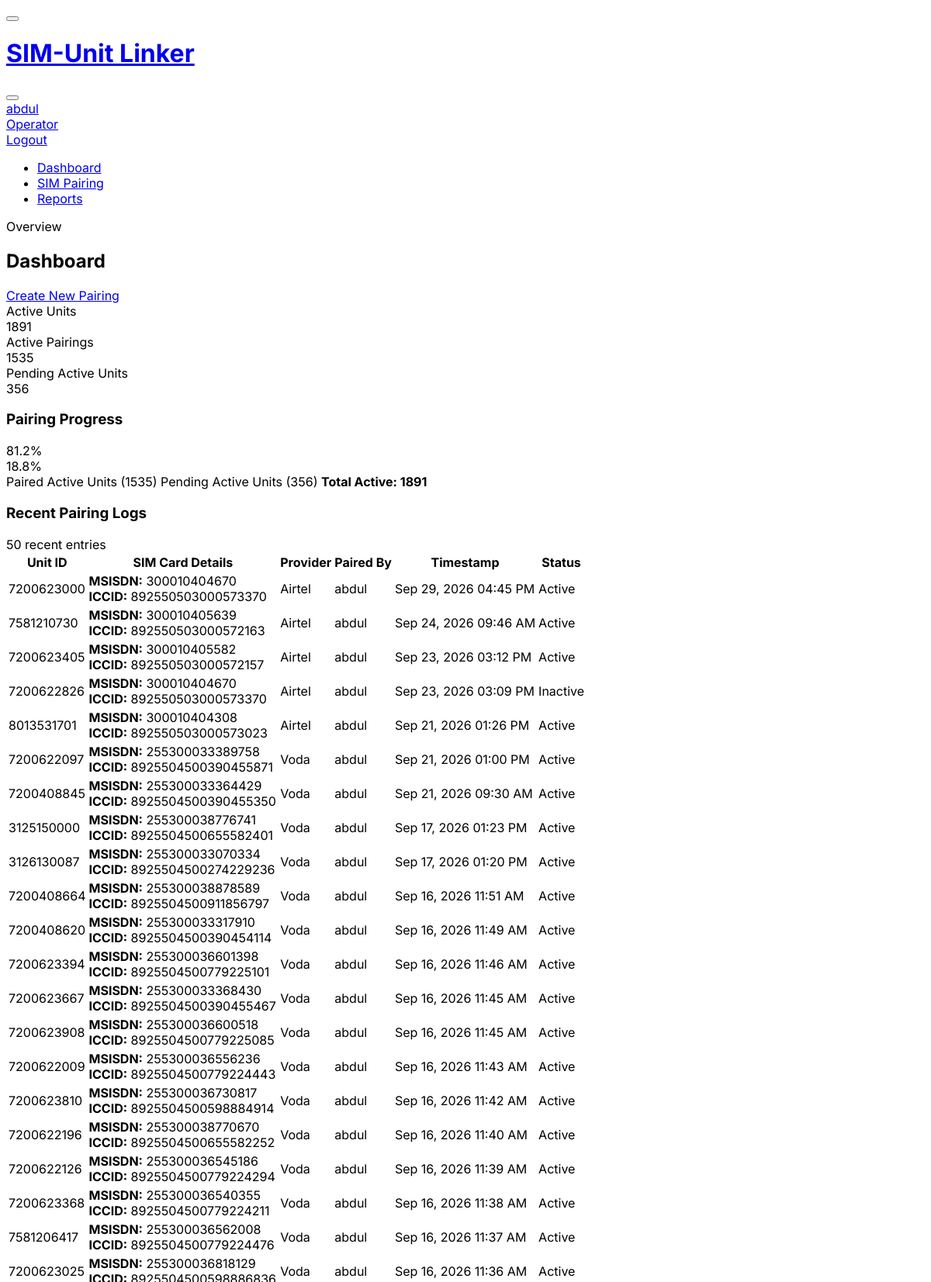
Screenshot of / (signed in, upper part) with the database file from the repository.
### database.py (models this page shows)
class User(Base):
    __tablename__ = 'users'
    id = Column(Integer, primary_key=True, autoincrement=True)
    username = Column(String, unique=True, nullable=False, index=True)
    password_hash = Column(String, nullable=False)
    is_admin = Column(Boolean, default=False)
    pairings = relationship("Pairing", back_populates="paired_by")

class Pairing(Base):
    __tablename__ = 'pairings'
    id = Column(Integer, primary_key=True, autoincrement=True)
    unit_id = Column(String, ForeignKey('units.id'), nullable=False)
    sim_card_id = Column(Integer, ForeignKey('sim_cards.id'), nullable=False)
    paired_by_user_id = Column(Integer, ForeignKey('users.id'), nullable=False)
    paired_at = Column(DateTime, default=datetime.utcnow)
    is_active = Column(Boolean, default=True)  # True = current pairing, False = historic pairing
    unit = relationship("Unit", back_populates="pairings")
    sim_card = relationship("SimCard", back_populates="pairings")
    paired_by = relationship("User", back_populates="pairings")

class SimCard(Base):
    __tablename__ = 'sim_cards'
    id = Column(Integer, primary_key=True, autoincrement=True)
    msisdn = Column(String, nullable=False, index=True)
    iccid = Column(String, nullable=False, index=True)
    provider = Column(String, nullable=False)
    pairings = relationship("Pairing", back_populates="sim_card")

### main.py (the view)
@app.get("/", response_class=HTMLResponse)
async def dashboard_get(request: Request, current_user = Depends(require_user), db: Session = Depends(get_db)):
    total_active_units = db.query(Unit).filter(Unit.is_active == True).count()
    active_pairings_count = db.query(Pairing).filter(Pairing.is_active == True).count()
    active_paired_unit_ids = db.query(Pairing.unit_id).filter(Pairing.is_active == True)
    pending_active_units = db.query(Unit).filter(
        Unit.is_active == True,
        ~Unit.id.in_(active_paired_unit_ids)
    ).count()
    stats = {
        "total_active_units": total_active_units,
        "active_pairings_count": active_pairings_count,
        "pending_active_units": pending_active_units
    }
    recent_pairings = db.query(Pairing).options(
        joinedload(Pairing.sim_card),
        joinedload(Pairing.paired_by)
    ).order_by(Pairing.paired_at.desc()).limit(50).all()
    return templates.TemplateResponse(request, "dashboard.html", {
        "current_user": current_user,
        "active_page": "dashboard",
        "stats": stats,
        "recent_pairings": recent_pairings
    })

### templates/dashboard.html (shortened to what this page needs)
{% extends "base.html" %}
{% block content %}
<div class="page-header d-print-none">
  <div class="row align-items-center">
    <div class="col">
      <div class="page-pretitle">Overview</div>
      <h2 class="page-title">Dashboard</h2>
    </div>
    <div class="col-auto ms-auto d-print-none">
      <div class="btn-list">
        <a href="/pairing" class="btn btn-primary d-none d-sm-inline-block">
           Create New Pairing
        </a>
      </div>
    </div>
  </div>
</div>
<div class="row row-cards mt-1">
  <div class="col-sm-6 col-lg-4">
    <div class="card card-sm border-0 border-start border-3 border-blue">
      <div class="card-body">
        <div class="row align-items-center">
          <div class="col">
            <div class="font-weight-medium text-muted">Active Units</div>
            <div class="h1 mb-0 fw-bold">{{ stats.total_active_units }}</div>
          </div>
        </div>
      </div>
    </div>
  </div>
  <div class="col-sm-6 col-lg-4">
    <div class="card card-sm border-0 border-start border-3 border-green">
      <div class="card-body">
        <div class="row align-items-center">
          <div class="col">
            <div class="font-weight-medium text-muted">Active Pairings</div>
            <div class="h1 mb-0 fw-bold">{{ stats.active_pairings_count }}</div>
          </div>
        </div>
      </div>
    </div>
  </div>
  <div class="col-sm-6 col-lg-4">
    <div class="card card-sm border-0 border-start border-3 border-orange">
      <div class="card-body">
        <div class="row align-items-center">
          <div class="col">
            <div class="font-weight-medium text-muted">Pending Active Units</div>
            <div class="h1 mb-0 fw-bold">{{ stats.pending_active_units }}</div>
          </div>
        </div>
      </div>
    </div>
  </div>
</div>
<div class="row row-cards mt-3">
  <div class="col-12">
    <div class="card">
      <div class="card-body">
        <h3 class="card-title">Pairing Progress</h3>
        {% set total = stats.total_active_units %}
        {% if total > 0 %}
          {% set paired_pct = (stats.active_pairings_count / total * 100) | round(1) %}
          {% set pending_pct = (stats.pending_active_units / total * 100) | round(1) %}
        {% else %}
          {% set paired_pct = 0 %}
          {% set pending_pct = 0 %}
        {% endif %}
        <div class="progress progress-lg mb-3">
          <div class="progress-bar bg-green" style="width: {{ paired_pct }}%" role="progressbar" aria-valuenow="{{ paired_pct }}" aria-valuemin="0" aria-valuemax="100" title="Paired ({{ paired_pct }}%)">
            {{ paired_pct }}%
          </div>
          <div class="progress-bar bg-orange" style="width: {{ pending_pct }}%" role="progressbar" aria-valuenow="{{ pending_pct }}" aria-valuemin="0" aria-valuemax="100" title="Pending ({{ pending_pct }}%)">
            {{ pending_pct }}%
          </div>
        </div>
        <div class="d-flex justify-content-between text-muted small">
          <span> Paired Active Units ({{ stats.active_pairings_count }})</span>
          <span> Pending Active Units ({{ stats.pending_active_units }})</span>
          <span><strong>Total Active: {{ total }}</strong></span>
        </div>
      </div>
    </div>
  </div>
</div>
<div class="row row-cards mt-3">
  <div class="col-12">
    <div class="card">
      <div class="card-header d-flex justify-content-between align-items-center">
        <h3 class="card-title">Recent Pairing Logs</h3>
        <span class="badge bg-blue-lt">{{ recent_pairings|length }} recent entries</span>
      </div>
      <div class="table-responsive">
        <table class="table table-vcenter card-table table-hover">
          <thead>
            <tr>
              <th>Unit ID</th>
              <th>SIM Card Details</th>
              <th>Provider</th>
              <th>Paired By</th>
              <th>Timestamp</th>
              <th>Status</th>
            </tr>
          </thead>
          <tbody>
            {% for pairing in recent_pairings %}
            <tr>
              <td>
                <span class="font-weight-semibold text-reset">{{ pairing.unit_id }}</span>
              </td>
              <td>
                <div class="d-flex flex-column">
                  <div><strong class="text-muted">MSISDN:</strong> {{ pairing.sim_card.msisdn }}</div>
                  <div class="small text-muted"><strong class="text-muted">ICCID:</strong> {{ pairing.sim_card.iccid }}</div>
                </div>
              </td>
              <td>
                <span class="badge bg-azure-lt">{{ pairing.sim_card.provider }}</span>
              </td>
              <td>
                <div class="d-flex align-items-center">
                  <span>{{ pairing.paired_by.username }}</span>
                </div>
              </td>
              <td>
                <div class="small text-muted" title="{{ pairing.paired_at.strftime('%Y-%m-%d %H:%M:%S') }}">
                  {{ pairing.paired_at.strftime('%b %d, %Y %I:%M %p') }}
                </div>
              </td>
              <td>
                {% if pairing.is_active %}
                <span class="badge bg-green-lt"> Active</span>
                {% else %}
                <span class="badge bg-secondary-lt">Inactive</span>
                {% endif %}
              </td>
            </tr>
            {% endfor %}
          </tbody>
        </table>
      </div>
    </div>
  </div>
</div>
{% endblock %}

### templates/base.html (shortened to what this page needs)
<!doctype html>
<html lang="en">
  <head>
    <link rel="stylesheet" href="https://cdn.jsdelivr.net/npm/@tabler/core@1.0.0-beta20/dist/css/tabler.min.css">
    <link rel="stylesheet" href="https://cdn.jsdelivr.net/npm/@tabler/icons-webfont@latest/tabler-icons.min.css">
  </head>
  <body data-bs-theme="light">
    <div class="page">
      <header class="navbar navbar-expand-md d-print-none">
        <div class="container-xl">
          <button class="navbar-toggler" type="button" data-bs-toggle="collapse" data-bs-target="#navbar-menu" aria-controls="navbar-menu" aria-expanded="false" aria-label="Toggle navigation">
          </button>
          <h1 class="navbar-brand navbar-brand-autodark d-none-hd-menu pe-0 pe-md-3">
            <a href="/">
              SIM-Unit Linker
            </a>
          </h1>
          <div class="navbar-nav flex-row order-md-last align-items-center">
            <div class="nav-item me-3">
              <button onclick="toggleTheme()" class="btn btn-icon btn-ghost-secondary border-0" id="theme-toggle-btn" title="Toggle Light/Dark Theme">
              </button>
            </div>
            {% if current_user %}
            <div class="nav-item dropdown">
              <a href="#" class="nav-link d-flex lh-1 text-reset p-0" data-bs-toggle="dropdown" aria-label="Open user menu">
                <div class="d-none d-xl-block ps-2">
                  <div>{{ current_user.username }}</div>
                  <div class="mt-1 small text-muted">{% if current_user.is_admin %}Administrator{% else %}Operator{% endif %}</div>
                </div>
              </a>
              <div class="dropdown-menu dropdown-menu-end dropdown-menu-arrow">
                <a href="/logout" class="dropdown-content dropdown-item text-danger">
                   Logout
                </a>
              </div>
            </div>
            {% endif %}
          </div>
          <div class="collapse navbar-collapse" id="navbar-menu">
            <div class="d-flex flex-column flex-md-row flex-fill align-items-stretch align-items-md-center">
              <ul class="navbar-nav">
                <li class="nav-item {% if active_page == 'dashboard' %}active{% endif %}">
                  <a class="nav-link" href="/">
                    <span class="nav-link-title">Dashboard</span>
                  </a>
                </li>
                <li class="nav-item {% if active_page == 'pairing' %}active{% endif %}">
                  <a class="nav-link" href="/pairing">
                    <span class="nav-link-title">SIM Pairing</span>
                  </a>
                </li>
                <li class="nav-item {% if active_page == 'report' %}active{% endif %}">
                  <a class="nav-link" href="/report">
                    <span class="nav-link-title">Reports</span>
                  </a>
                </li>
              </ul>
            </div>
          </div>
        </div>
      </header>
      <div class="page-wrapper">
        <div class="page-body">
          <div class="container-xl">
            {% block content %}{% endblock %}
          </div>
        </div>
      </div>
    </div>
  </body>
</html>

### templates/base.html (style rules this page uses)
:root { --tblr-font-sans-serif: 'Inter', -apple-system, BlinkMacSystemFont, San Francisco, Segoe UI, Roboto, Helvetica Neue, sans-serif; }
body { font-family: var(--tblr-font-sans-serif); }
.card { transition: transform 0.2s ease, box-shadow 0.2s ease; }

### rows the page displays
User: username "abdul"
Pairing: unit_id "7200623000", sim_card.msisdn "300010404670", sim_card.iccid "892550503000573370", sim_card.provider "Airtel", paired_by.username "abdul", paired_at "Sep 29, 2026 04:45 PM", is_active "Active"
Pairing: unit_id "7581210730", sim_card.msisdn "300010405639", sim_card.iccid "892550503000572163", sim_card.provider "Airtel", paired_by.username "abdul", paired_at "Sep 24, 2026 09:46 AM", is_active "Active"
Pairing: unit_id "7200623405", sim_card.msisdn "300010405582", sim_card.iccid "892550503000572157", sim_card.provider "Airtel", paired_by.username "abdul", paired_at "Sep 23, 2026 03:12 PM", is_active "Active"
Pairing: unit_id "7200622826", sim_card.msisdn "300010404670", sim_card.iccid "892550503000573370", sim_card.provider "Airtel", paired_by.username "abdul", paired_at "Sep 23, 2026 03:09 PM", is_active "Inactive"
Pairing: unit_id "8013531701", sim_card.msisdn "300010404308", sim_card.iccid "892550503000573023", sim_card.provider "Airtel", paired_by.username "abdul", paired_at "Sep 21, 2026 01:26 PM", is_active "Active"
Pairing: unit_id "7200622097", sim_card.msisdn "255300033389758", sim_card.iccid "8925504500390455871", sim_card.provider "Voda", paired_by.username "abdul", paired_at "Sep 21, 2026 01:00 PM", is_active "Active"
Pairing: unit_id "7200408845", sim_card.msisdn "255300033364429", sim_card.iccid "8925504500390455350", sim_card.provider "Voda", paired_by.username "abdul", paired_at "Sep 21, 2026 09:30 AM", is_active "Active"
Pairing: unit_id "3125150000", sim_card.msisdn "255300038776741", sim_card.iccid "8925504500655582401", sim_card.provider "Voda", paired_by.username "abdul", paired_at "Sep 17, 2026 01:23 PM", is_active "Active"
Pairing: unit_id "3126130087", sim_card.msisdn "255300033070334", sim_card.iccid "8925504500274229236", sim_card.provider "Voda", paired_by.username "abdul", paired_at "Sep 17, 2026 01:20 PM", is_active "Active"
Pairing: unit_id "7200408664", sim_card.msisdn "255300038878589", sim_card.iccid "8925504500911856797", sim_card.provider "Voda", paired_by.username "abdul", paired_at "Sep 16, 2026 11:51 AM", is_active "Active"
Pairing: unit_id "7200408620", sim_card.msisdn "255300033317910", sim_card.iccid "8925504500390454114", sim_card.provider "Voda", paired_by.username "abdul", paired_at "Sep 16, 2026 11:49 AM", is_active "Active"
Pairing: unit_id "7200623394", sim_card.msisdn "255300036601398", sim_card.iccid "8925504500779225101", sim_card.provider "Voda", paired_by.username "abdul", paired_at "Sep 16, 2026 11:46 AM", is_active "Active"
Pairing: unit_id "7200623667", sim_card.msisdn "255300033368430", sim_card.iccid "8925504500390455467", sim_card.provider "Voda", paired_by.username "abdul", paired_at "Sep 16, 2026 11:45 AM", is_active "Active"
Pairing: unit_id "7200623908", sim_card.msisdn "255300036600518", sim_card.iccid "8925504500779225085", sim_card.provider "Voda", paired_by.username "abdul", paired_at "Sep 16, 2026 11:45 AM", is_active "Active"
Pairing: unit_id "7200622009", sim_card.msisdn "255300036556236", sim_card.iccid "8925504500779224443", sim_card.provider "Voda", paired_by.username "abdul", paired_at "Sep 16, 2026 11:43 AM", is_active "Active"
Pairing: unit_id "7200623810", sim_card.msisdn "255300036730817", sim_card.iccid "8925504500598884914", sim_card.provider "Voda", paired_by.username "abdul", paired_at "Sep 16, 2026 11:42 AM", is_active "Active"
Pairing: unit_id "7200622196", sim_card.msisdn "255300038770670", sim_card.iccid "8925504500655582252", sim_card.provider "Voda", paired_by.username "abdul", paired_at "Sep 16, 2026 11:40 AM", is_active "Active"
Pairing: unit_id "7200622126", sim_card.msisdn "255300036545186", sim_card.iccid "8925504500779224294", sim_card.provider "Voda", paired_by.username "abdul", paired_at "Sep 16, 2026 11:39 AM", is_active "Active"
Pairing: unit_id "7200623368", sim_card.msisdn "255300036540355", sim_card.iccid "8925504500779224211", sim_card.provider "Voda", paired_by.username "abdul", paired_at "Sep 16, 2026 11:38 AM", is_active "Active"
Pairing: unit_id "7581206417", sim_card.msisdn "255300036562008", sim_card.iccid "8925504500779224476", sim_card.provider "Voda", paired_by.username "abdul", paired_at "Sep 16, 2026 11:37 AM", is_active "Active"
Pairing: unit_id "7200623025", sim_card.msisdn "255300036818129", sim_card.provider "Voda", paired_by.username "abdul", paired_at "Sep 16, 2026 11:36 AM", is_active "Active"

### other values shown
{{ stats.total_active_units }} "1891"
{{ stats.active_pairings_count }} "1535"
{{ stats.pending_active_units }} "356"
{{ paired_pct }} "81.2"
{{ pending_pct }} "18.8"
{{ total }} "1891"
{{ recent_pairings|length }} "50"
